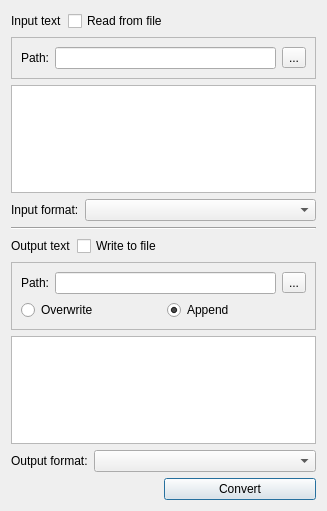
<?xml version="1.0" encoding="UTF-8"?>
<ui version="4.0">
 <class>StringManager</class>
 <widget class="QDialog" name="StringManager">
  <property name="geometry">
   <rect>
    <x>0</x>
    <y>0</y>
    <width>327</width>
    <height>511</height>
   </rect>
  </property>
  <property name="contextMenuPolicy">
   <enum>Qt::CustomContextMenu</enum>
  </property>
  <property name="windowTitle">
   <string>String manager</string>
  </property>
  <layout class="QVBoxLayout" name="verticalLayout">
   <item>
    <layout class="QHBoxLayout" name="horizontalLayout">
     <item>
      <widget class="QLabel" name="label">
       <property name="text">
        <string>Input text</string>
       </property>
      </widget>
     </item>
     <item>
      <widget class="QCheckBox" name="CheckReadFromFile">
       <property name="text">
        <string>Read from file</string>
       </property>
      </widget>
     </item>
     <item>
      <spacer name="horizontalSpacer_2">
       <property name="orientation">
        <enum>Qt::Horizontal</enum>
       </property>
       <property name="sizeHint" stdset="0">
        <size>
         <width>40</width>
         <height>20</height>
        </size>
       </property>
      </spacer>
     </item>
    </layout>
   </item>
   <item>
    <widget class="QFrame" name="FrameIn">
     <property name="frameShape">
      <enum>QFrame::StyledPanel</enum>
     </property>
     <property name="frameShadow">
      <enum>QFrame::Raised</enum>
     </property>
     <layout class="QHBoxLayout" name="horizontalLayout_5">
      <item>
       <widget class="QLabel" name="label_3">
        <property name="text">
         <string>Path:</string>
        </property>
       </widget>
      </item>
      <item>
       <widget class="QLineEdit" name="AddrLineIn"/>
      </item>
      <item>
       <widget class="QToolButton" name="FileButtonIn">
        <property name="text">
         <string>...</string>
        </property>
       </widget>
      </item>
     </layout>
    </widget>
   </item>
   <item>
    <widget class="QTextEdit" name="TextIn"/>
   </item>
   <item>
    <layout class="QHBoxLayout" name="horizontalLayout_8">
     <item>
      <widget class="QLabel" name="label_6">
       <property name="sizePolicy">
        <sizepolicy hsizetype="Minimum" vsizetype="Preferred">
         <horstretch>0</horstretch>
         <verstretch>0</verstretch>
        </sizepolicy>
       </property>
       <property name="text">
        <string>Input format:</string>
       </property>
      </widget>
     </item>
     <item>
      <widget class="QComboBox" name="FormatBoxInput">
       <property name="sizePolicy">
        <sizepolicy hsizetype="Expanding" vsizetype="Fixed">
         <horstretch>0</horstretch>
         <verstretch>0</verstretch>
        </sizepolicy>
       </property>
      </widget>
     </item>
    </layout>
   </item>
   <item>
    <widget class="Line" name="line">
     <property name="orientation">
      <enum>Qt::Horizontal</enum>
     </property>
    </widget>
   </item>
   <item>
    <layout class="QHBoxLayout" name="horizontalLayout_2">
     <item>
      <widget class="QLabel" name="label_2">
       <property name="text">
        <string>Output text</string>
       </property>
      </widget>
     </item>
     <item>
      <widget class="QCheckBox" name="CheckWriteToFile">
       <property name="text">
        <string>Write to file</string>
       </property>
      </widget>
     </item>
     <item>
      <spacer name="horizontalSpacer">
       <property name="orientation">
        <enum>Qt::Horizontal</enum>
       </property>
       <property name="sizeHint" stdset="0">
        <size>
         <width>40</width>
         <height>20</height>
        </size>
       </property>
      </spacer>
     </item>
    </layout>
   </item>
   <item>
    <widget class="QFrame" name="FrameOut">
     <property name="frameShape">
      <enum>QFrame::StyledPanel</enum>
     </property>
     <property name="frameShadow">
      <enum>QFrame::Raised</enum>
     </property>
     <layout class="QVBoxLayout" name="verticalLayout_2">
      <item>
       <layout class="QHBoxLayout" name="horizontalLayout_4">
        <item>
         <widget class="QLabel" name="label_4">
          <property name="text">
           <string>Path:</string>
          </property>
         </widget>
        </item>
        <item>
         <widget class="QLineEdit" name="AddrLineOut"/>
        </item>
        <item>
         <widget class="QToolButton" name="FileButtonOut">
          <property name="text">
           <string>...</string>
          </property>
         </widget>
        </item>
       </layout>
      </item>
      <item>
       <layout class="QHBoxLayout" name="horizontalLayout_6">
        <item>
         <widget class="QRadioButton" name="OptOverwrite">
          <property name="text">
           <string>Overwrite</string>
          </property>
          <attribute name="buttonGroup">
           <string notr="true">WriteOptions</string>
          </attribute>
         </widget>
        </item>
        <item>
         <widget class="QRadioButton" name="OptAppend">
          <property name="text">
           <string>Append</string>
          </property>
          <property name="checked">
           <bool>true</bool>
          </property>
          <attribute name="buttonGroup">
           <string notr="true">WriteOptions</string>
          </attribute>
         </widget>
        </item>
       </layout>
      </item>
     </layout>
    </widget>
   </item>
   <item>
    <widget class="QTextEdit" name="TextOut">
     <property name="textInteractionFlags">
      <set>Qt::TextSelectableByKeyboard|Qt::TextSelectableByMouse</set>
     </property>
    </widget>
   </item>
   <item>
    <layout class="QHBoxLayout" name="horizontalLayout_3">
     <item>
      <widget class="QLabel" name="label_5">
       <property name="sizePolicy">
        <sizepolicy hsizetype="Minimum" vsizetype="Preferred">
         <horstretch>0</horstretch>
         <verstretch>0</verstretch>
        </sizepolicy>
       </property>
       <property name="text">
        <string>Output format:</string>
       </property>
      </widget>
     </item>
     <item>
      <widget class="QComboBox" name="FormatBoxOutput">
       <property name="sizePolicy">
        <sizepolicy hsizetype="Expanding" vsizetype="Fixed">
         <horstretch>0</horstretch>
         <verstretch>0</verstretch>
        </sizepolicy>
       </property>
      </widget>
     </item>
    </layout>
   </item>
   <item>
    <layout class="QHBoxLayout" name="horizontalLayout_7">
     <item>
      <spacer name="horizontalSpacer_3">
       <property name="orientation">
        <enum>Qt::Horizontal</enum>
       </property>
       <property name="sizeType">
        <enum>QSizePolicy::Expanding</enum>
       </property>
       <property name="sizeHint" stdset="0">
        <size>
         <width>20</width>
         <height>20</height>
        </size>
       </property>
      </spacer>
     </item>
     <item>
      <widget class="QPushButton" name="ConvertButton">
       <property name="sizePolicy">
        <sizepolicy hsizetype="MinimumExpanding" vsizetype="Fixed">
         <horstretch>0</horstretch>
         <verstretch>0</verstretch>
        </sizepolicy>
       </property>
       <property name="minimumSize">
        <size>
         <width>60</width>
         <height>0</height>
        </size>
       </property>
       <property name="text">
        <string>Convert</string>
       </property>
      </widget>
     </item>
    </layout>
   </item>
  </layout>
 </widget>
 <resources/>
 <connections/>
 <buttongroups>
  <buttongroup name="WriteOptions"/>
 </buttongroups>
</ui>
